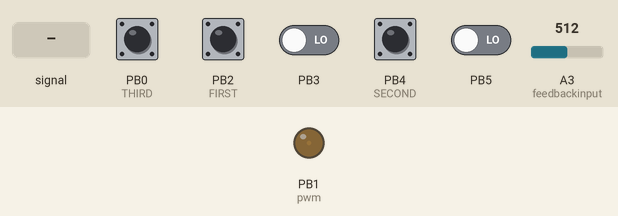
Recording of a sketch running on a simulated ATtiny85, built with avr-gcc and run on an emulated ATtiny85. Shown: output pins drawn as LEDs (lit = HIGH). Inputs (shaded band) come from the test bench; at power-on: PB0 (THIRD), PB2 (FIRST), PB4 (SECOND) HIGH, PB3, PB5 LOW, A3 (feedbackinput) = 512.

Above: at 1.2 s.
1.3 s: A3 (feedbackinput) fed a 200 Hz sine of ±81 counts around its level
Timing chart, 0 to 2.6 s (numbered marks = the images above; inputs shaded):
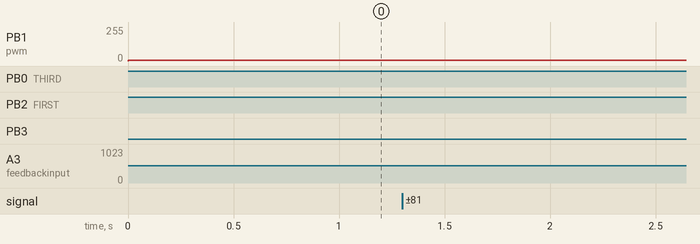

The sketch:

BoostConverter.ino
```cpp
// (licence header left out)
#define F_CPU 8000000
int pwm = 1;
int feedbackinput = A3;
int potinputval;
int potinputval1;

int pwmval;
int pinb = 0;
int counter = 0;
int readIndex = 0;
unsigned long total = 0;
unsigned int analogval = 0;

#define FIRST 2
#define SECOND 4
#define THIRD 0
#define WINDOW 8
int feedbackinputval[WINDOW];

void setup() {
  //no downscaling on timer -> fast PWM
  TCCR0A = 2 << COM0A0 | 2 << COM0B0 | 3 << WGM00;
  TCCR0B = 0 << WGM02 | 1 << CS00;
  TCCR1 = 0 << PWM1A | 0 << COM1A0 | 1 << CS10;
  GTCCR = 1 << PWM1B | 2 << COM1B0;
  pinMode(pwm, OUTPUT);
  pinMode(feedbackinput, INPUT);
  digitalWrite(pwm, LOW);
  pinMode(FIRST, INPUT_PULLUP);
  pinMode(SECOND, INPUT_PULLUP);
  pinMode(THIRD, INPUT_PULLUP);
  pwmval = 0;
  potinputval = 0;
  for (int i = 0; i < WINDOW; i++)
    feedbackinputval[i] = 0;
}

void loop() {
  if (PINB != pinb)
  {
    pinb = PINB;
    int dim = 7 - (((PINB & 1) << 2) | ((PINB & 16) >> 3) | ((PINB & 4) >> 2));
    switch (dim) {
      case 0: potinputval1 = 515; break; //18.4
      case 1: potinputval1 = 530; break; //18.4
      case 2: potinputval1 = 540; break; //
      case 3: potinputval1 = 553; break; //
      case 4: potinputval1 = 581; break; //19.5
      case 5: potinputval1 = 601; break; //
      case 6: potinputval1 = 621; break; //20.2
      case 7: potinputval1 = 0; break; //
    }
    potinputval1 /= 12;
    potinputval = potinputval1;
  }
//  if (potinputval != potinputval1 && (counter++ % 30 == 0))
//  {
//    if (potinputval < potinputval1)
//      potinputval++;
//    else
//      potinputval--;
//  }
  total -= feedbackinputval[readIndex];
  feedbackinputval[readIndex] = (analogRead(feedbackinput) /12); //baad hack
  total += feedbackinputval[readIndex];
  readIndex++;
  if (readIndex >= WINDOW)
    readIndex = 0;
  analogval = total / WINDOW;
  if (potinputval > analogval) {
    if (pwmval < 230) {
      pwmval++;
      analogWrite(pwm, pwmval);
    }
  }
  if (potinputval < analogval) {
    if (pwmval > 0) {
      pwmval--;
      analogWrite(pwm, pwmval);
    }
  }
}
```
